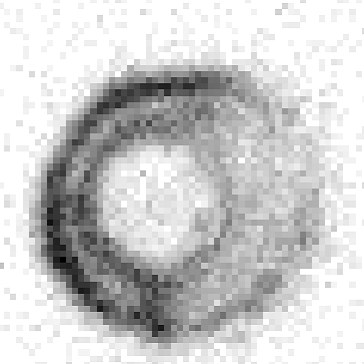
#> input picture donut.png, 364 x 364 px
$ python kernels_PIL.py
#> lines starting #> are read from the running program, lines starting #| are printed output that depends on the picture
from PIL import Image, ImageChops, ImageFilter
import numpy as np

img=Image.open('donut.png')
#> img is the input picture: PIL image 364x364 RGBA; mean R, G, B, A 204.8, 204.8, 204.8, 255
img2=img.convert('L') # podemos poner '1' y 'P'
img3=img.convert('P')
imgmatrix=np.asarray(img) # lo convertimos en array los valores de la imagen
imgmatrix2=np.asarray(img3)#,dtype=np.uint8
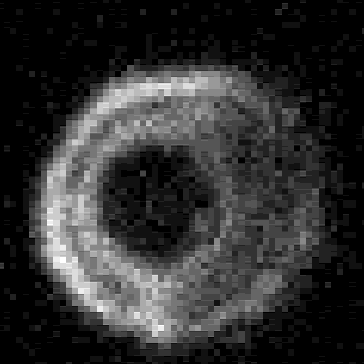
#> imgmatrix2: shape (364, 364); min 0, max 15, mean 2.81; drawn with min black and max white

# Desenfoque gaussiano 3x3:
kernelValues_1=[1/16,2/16,1/16,2/16,4/16,2/16,1/16,2/16,1/16]
kernel_1=ImageFilter.Kernel((3,3), kernelValues_1)
imagen_1=img2.filter(kernel_1)
#imagen_1.save('Desenfoque_gaussiano3x3.png')

# Enfoque gaussiano 3x3:
kernelValues_2=[-1/16,-2/16,-1/16,-2/16,28/16,-2/16,-1/16,-2/16,-1/16]
kernel_2=ImageFilter.Kernel((3,3), kernelValues_2)
imagen_2=img2.filter(kernel_2)
#imagen_2.save('Enfoque_gaussiano3x3.png')

# Desenfoque gaussiano 5x5:
kernelValues1=[1/256,4/256,6/256,4/256,1/256,4/256,16/256,24/256,16/256,4/256,6/256,24/256,36/256,24/256,6/256
,4/256,16/256,24/256,16/256,4/256,1/256,4/256,6/256,4/256,1/256]
kernel1=ImageFilter.Kernel((5,5), kernelValues1)
imagen1=img2.filter(kernel1)
#imagen1.save('Desenfoque_gaussiano5x5.png')

# Enfoque gaussiano 5x5:
kernelValues2=[-1/256,-4/256,-6/256,-4/256,-1/256,-4/256,-16/256,-24/256,-16/256,-4/256,-6/256,-24/256,476/256,-24/256,-6/256
,-4/256,-16/256,-24/256,-16/256,-4/256,-1/256,-4/256,-6/256,-4/256,-1/256]
kernel2=ImageFilter.Kernel((5,5), kernelValues2)
imagen2=img2.filter(kernel2); imagen2_2=img2.filter(kernel2)
#imagen2.save('Enfoque_gaussiano5x5.png')#; imagen2_2.save('Enfoque_gaussiano5x5prueba.png')

# Difuminado:
kernelValues_3=[1/9,1/9,1/9,1/9,1/9,1/9,1/9,1/9,1/9]
kernel_3=ImageFilter.Kernel((3,3), kernelValues_3)
imagen_3=img2.filter(kernel_3)
#imagen_3.save('Difuminado.png')

# Enfoque:
kernelValues3=[-1/9,-1/9,-1/9,-1/9,1,-1/9,-1/9,-1/9,-1/9]
kernel3=ImageFilter.Kernel((3,3), kernelValues3)
imagen3=img2.filter(kernel3)
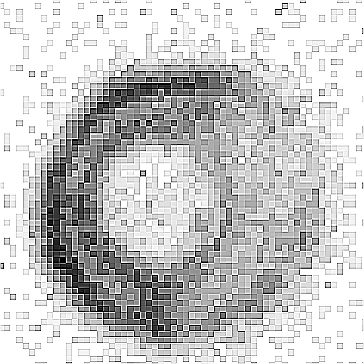
#> imagen3: PIL image 364x364 L; min 0, max 255, mean 199.2
#imagen3.save('Enfoque.png')
#imagen3.show()

# Deteccion de bordes:
kernelValuesx=(-1,-1,-1,-1,8,-1,-1,-1,-1)
kernelx=ImageFilter.Kernel((3,3), kernelValuesx, 1,0) # 1 es el valor por el que se divide a la suma de los
# valores del kernel. La imagen no existira porque -1+...+8=0 y estaria siendo dividida entre 0.
imagenx=img2.filter(kernelx)
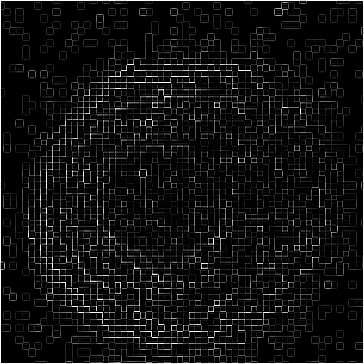
#> imagenx: PIL image 364x364 L; min 0, max 255, mean 17.9
#imagenx.save('Bordes.png')
#imagenx.show()

# Sobel:
kernelValuesy=(-1,0,1,-2,0,2,-1,0,1)
kernelValuesz=[-1,-2,-1,0,0,0,1,2,1]
kernelA=ImageFilter.Kernel((3,3), kernelValuesy, 1,0)
kernelB=ImageFilter.Kernel((3,3), kernelValuesz, 1,0)
# Mejor usar .cv2 para aplicar este filtro(s)
